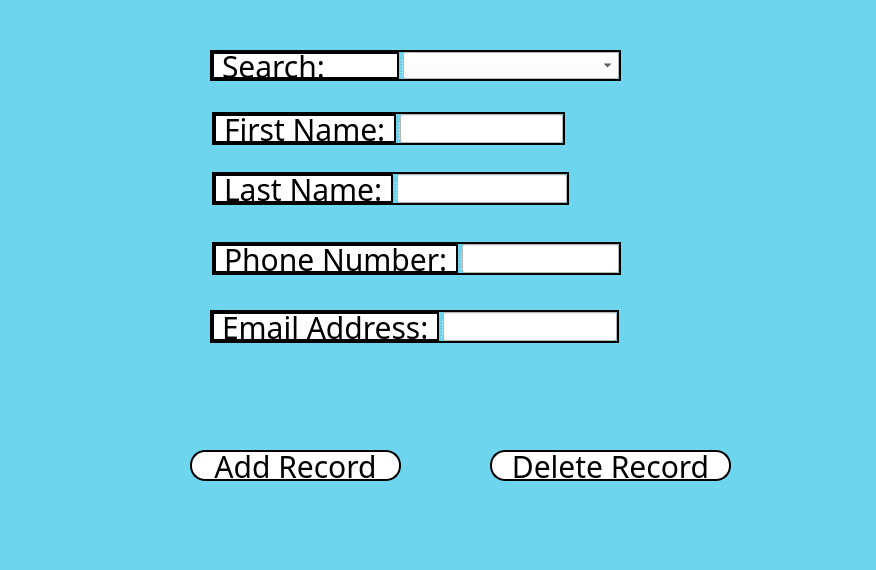
<?xml version="1.0" encoding="UTF-8"?>
<ui version="4.0">
 <class>Form</class>
 <widget class="QWidget" name="Form">
  <property name="geometry">
   <rect>
    <x>0</x>
    <y>0</y>
    <width>876</width>
    <height>570</height>
   </rect>
  </property>
  <property name="windowTitle">
   <string>Form</string>
  </property>
  <property name="styleSheet">
   <string notr="true">*{
    font-family: century gothic;
    font-size: 30px;
}

QToolButton
{
    background: #D1D2D2;
    border-radius: 30px;
}

QLabel
{
    color: black;
}

QPushButton
{
   border: 2px solid black;
   background-color: #D1D2D2;
   border-radius: 15px;
}

QPushButton:hover
{
   color: #D1D2D2;
   border-radius: 15px;
   background: #16A5C3;
}

QFrame
{
  background: #C7D1D1;
  border: 2px solid black
}
QWidget
{
  background-color:   #6dd5ed;
}

QMessageBox
{
   color: black;
   background-color: white;
}</string>
  </property>
  <widget class="QSplitter" name="splitter_3">
   <property name="geometry">
    <rect>
     <x>212</x>
     <y>172</y>
     <width>357</width>
     <height>33</height>
    </rect>
   </property>
   <property name="orientation">
    <enum>Qt::Horizontal</enum>
   </property>
   <widget class="QLabel" name="LastName_Label">
    <property name="styleSheet">
     <string notr="true">QLabel
{
    color: black;
    background-color: white;
}</string>
    </property>
    <property name="text">
     <string>Last Name:</string>
    </property>
   </widget>
   <widget class="QLineEdit" name="LastName_LineEdit">
    <property name="styleSheet">
     <string notr="true">QLineEdit
{
    color: black;
    background-color: white;
}</string>
    </property>
   </widget>
  </widget>
  <widget class="QPushButton" name="DeleteRecord_BTN">
   <property name="geometry">
    <rect>
     <x>490</x>
     <y>450</y>
     <width>241</width>
     <height>31</height>
    </rect>
   </property>
   <property name="styleSheet">
    <string notr="true">QPushButton
{
   border: 2px solid black;
   background-color: white;
   border-radius: 15px;
}</string>
   </property>
   <property name="text">
    <string>Delete Record</string>
   </property>
  </widget>
  <widget class="QPushButton" name="AddRecord_BTN">
   <property name="geometry">
    <rect>
     <x>190</x>
     <y>450</y>
     <width>211</width>
     <height>31</height>
    </rect>
   </property>
   <property name="styleSheet">
    <string notr="true">QPushButton
{
   border: 2px solid black;
   background-color: white;
   border-radius: 15px;
}</string>
   </property>
   <property name="text">
    <string>Add Record</string>
   </property>
  </widget>
  <widget class="QSplitter" name="splitter_4">
   <property name="geometry">
    <rect>
     <x>212</x>
     <y>242</y>
     <width>409</width>
     <height>33</height>
    </rect>
   </property>
   <property name="orientation">
    <enum>Qt::Horizontal</enum>
   </property>
   <widget class="QLabel" name="Phone_Label">
    <property name="styleSheet">
     <string notr="true">QLabel
{
    color: black;
    background-color: white;
}</string>
    </property>
    <property name="text">
     <string>Phone Number:</string>
    </property>
   </widget>
   <widget class="QLineEdit" name="Phone_LineEdit">
    <property name="styleSheet">
     <string notr="true">QLineEdit
{
    color: black;
    background-color: white;
}</string>
    </property>
   </widget>
  </widget>
  <widget class="QSplitter" name="splitter_2">
   <property name="geometry">
    <rect>
     <x>212</x>
     <y>112</y>
     <width>353</width>
     <height>33</height>
    </rect>
   </property>
   <property name="orientation">
    <enum>Qt::Horizontal</enum>
   </property>
   <widget class="QLabel" name="FirstName_Label">
    <property name="styleSheet">
     <string notr="true">QLabel
{
    color: black;
    background-color: white;
}</string>
    </property>
    <property name="text">
     <string>First Name:</string>
    </property>
   </widget>
   <widget class="QLineEdit" name="FirstName_LineEdit">
    <property name="styleSheet">
     <string notr="true">QLineEdit
{
    color: black;
    background-color: white;
}</string>
    </property>
   </widget>
  </widget>
  <widget class="QSplitter" name="splitter">
   <property name="geometry">
    <rect>
     <x>210</x>
     <y>50</y>
     <width>411</width>
     <height>31</height>
    </rect>
   </property>
   <property name="orientation">
    <enum>Qt::Horizontal</enum>
   </property>
   <widget class="QLabel" name="Search_Label">
    <property name="styleSheet">
     <string notr="true">QLabel
{
    color: black;
    background-color: white;
}</string>
    </property>
    <property name="text">
     <string>Search:</string>
    </property>
   </widget>
   <widget class="QComboBox" name="Search_Combo">
    <property name="styleSheet">
     <string notr="true">QComboBox
{
    color: black;
    background-color: white;
}</string>
    </property>
   </widget>
  </widget>
  <widget class="QSplitter" name="splitter_5">
   <property name="geometry">
    <rect>
     <x>210</x>
     <y>310</y>
     <width>409</width>
     <height>33</height>
    </rect>
   </property>
   <property name="orientation">
    <enum>Qt::Horizontal</enum>
   </property>
   <widget class="QLabel" name="Email_Label">
    <property name="styleSheet">
     <string notr="true">QLabel
{
    color: black;
    background-color: white;
}</string>
    </property>
    <property name="text">
     <string>Email Address:</string>
    </property>
   </widget>
   <widget class="QLineEdit" name="Email_LineEdit">
    <property name="styleSheet">
     <string notr="true">QLineEdit
{
    color: black;
    background-color: white;
}</string>
    </property>
   </widget>
  </widget>
 </widget>
 <resources/>
 <connections/>
</ui>
